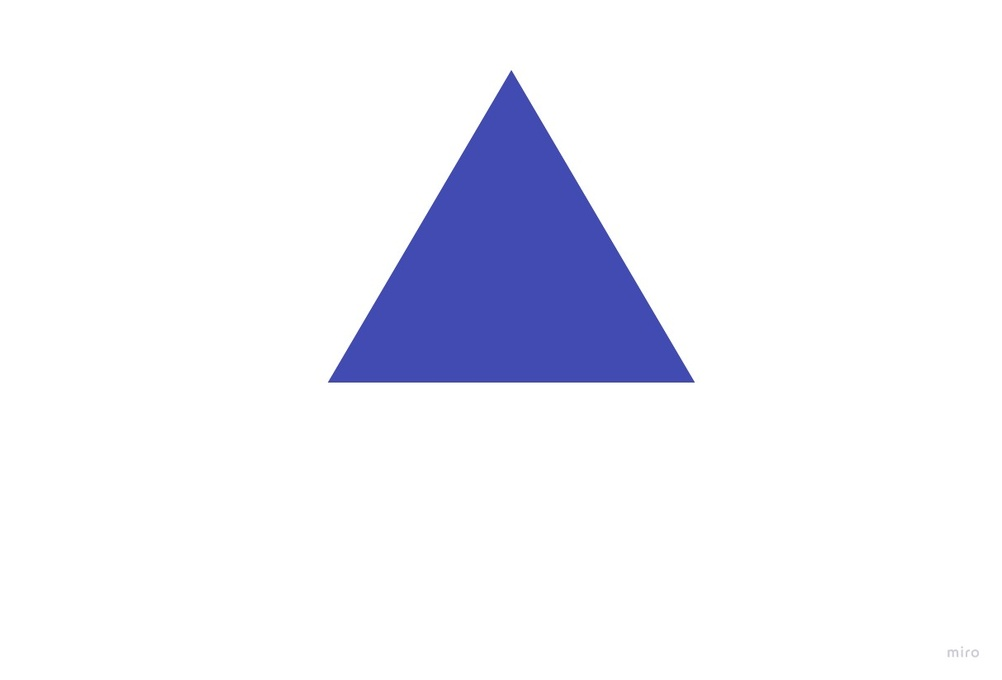
#> input picture Moments/huImages/original.jpg, 1002 x 680 px, shrunk from 1213 x 823 before the run; its folder holds 4 pictures in this run
$ python huMoments.py
#> lines starting #> are read from the running program, lines starting #| are printed output that depends on the picture; after the words box and inside, x2 and y2 are one past the last pixel; in counts of white or black regions, pixels touching at a corner belong together; long printed decimals are rounded
import cv2
import numpy as np
import glob
from scipy.spatial.distance import cdist


#cdist example
#v1=[1,2,3]
#v2=[2,3,4]
#v3=[3,4,5]

#euclidean
#       v1     v2    v2
#  v1   0      111    222
#  v2   1.23   0      222
#  v3   1.34   222    0

def filterImage(image,centralHSV,deltaHSV):
    imageHSV=cv2.cvtColor(image,cv2.COLOR_BGR2HSV)
    minHsv=np.array(centralHSV)-np.array(deltaHSV)
    maxHsv=np.array(centralHSV)+np.array(deltaHSV)
    return cv2.inRange(imageHSV,minHsv,maxHsv)


def getHuMoments(binaryImage):
    moments=cv2.moments(binaryImage)
    return cv2.HuMoments(moments)


imagePaths=glob.glob("./huImages/*.jpg")
imagesBGR=[cv2.imread(imagePath) for imagePath in imagePaths]
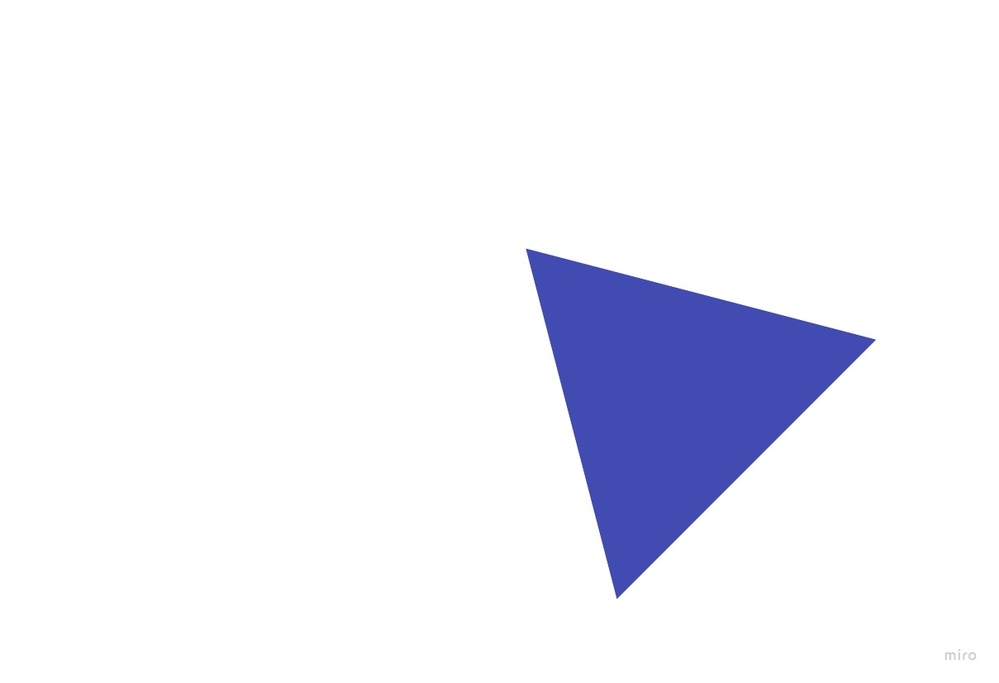
#> input picture Moments/huImages/rotation.jpg, 999 x 683 px, shrunk from 1209 x 826 before the run
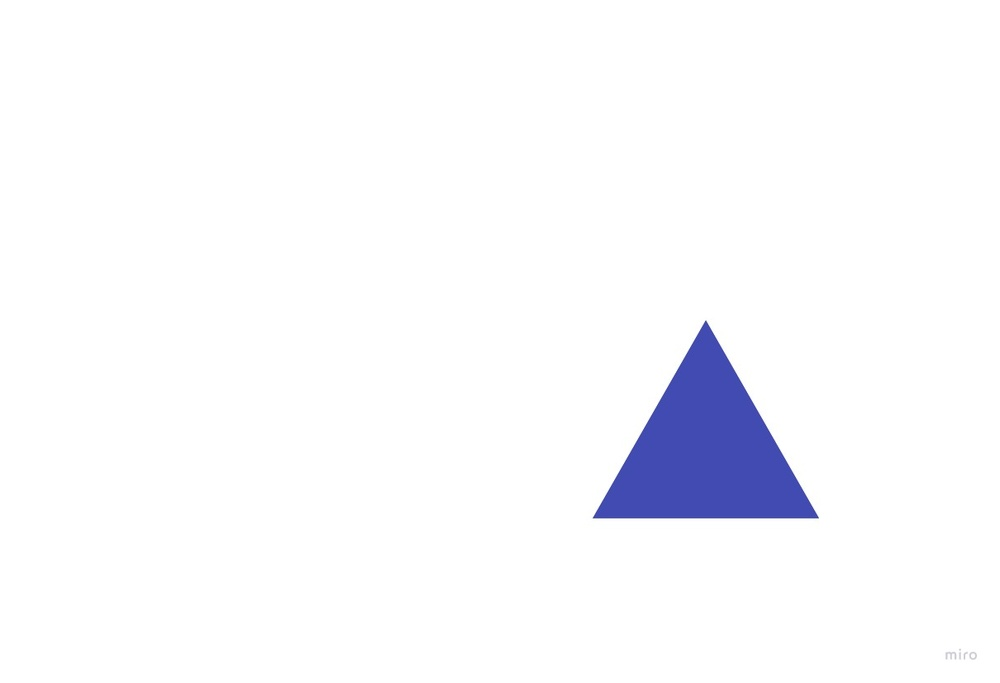
#> input picture Moments/huImages/scale.jpg, 1000 x 683 px, shrunk from 1210 x 826 before the run
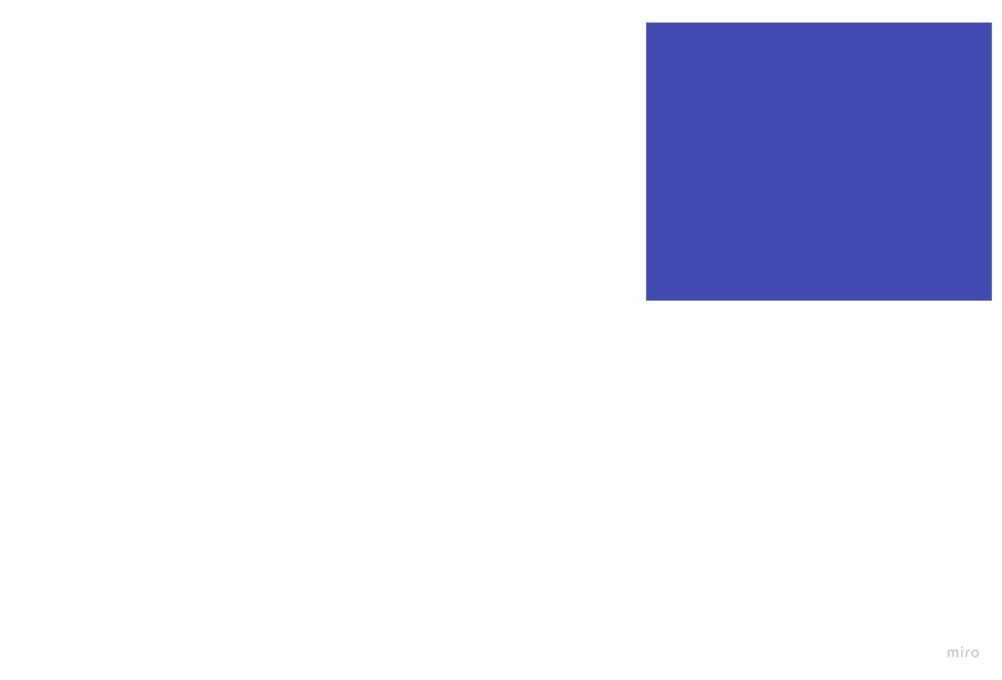
#> input picture Moments/huImages/squareOriginal.jpg, 1002 x 680 px, shrunk from 1213 x 823 before the run
#> imagesBGR = 4 items


centerHSV=[117,127,127];
deltaHSV=[2,100,100];

filteredImages=[filterImage(imageBGR,centerHSV,deltaHSV) for imageBGR in imagesBGR]
#> in filterImage, `imageHSV=cv2.cvtColor(image,cv2.COLOR_BGR2HSV)`: imageHSV: shape (680, 1002, 3); mean H, S, V 10.9, 13.4, 248.4
#> in filterImage, image is the input picture: shape (680, 1002, 3); mean B, G, R 248.4, 239.8, 239
#> in filterImage, `return cv2.inRange(imageHSV,minHsv,maxHsv)`:
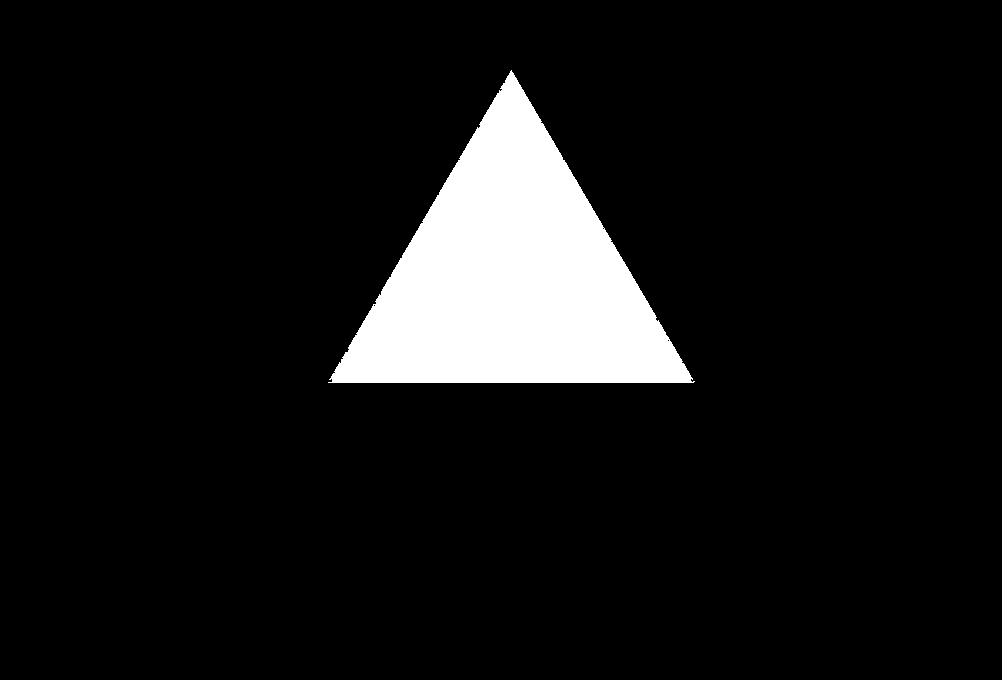
#> returned value: shape (680, 1002); 8.5% white; 1 white region, box (x1, y1, x2, y2) and area: (328, 70, 695, 383) 57587
#> in filterImage (call 2), `imageHSV=cv2.cvtColor(image,cv2.COLOR_BGR2HSV)`: imageHSV: shape (683, 999, 3); mean H, S, V 10.9, 13.4, 248.5
#> in filterImage, image is the input picture: shape (683, 999, 3); mean B, G, R 248.4, 239.9, 239.1
#> in filterImage (call 2), `return cv2.inRange(imageHSV,minHsv,maxHsv)`: returned value: shape (683, 999); 8.4% white; 1 white region, box (x1, y1, x2, y2) and area: (526, 249, 875, 599) 57290
#> in filterImage (call 3), `imageHSV=cv2.cvtColor(image,cv2.COLOR_BGR2HSV)`: imageHSV: shape (683, 1000, 3); mean H, S, V 4.6, 5.3, 252.4
#> in filterImage, image is the input picture: shape (683, 1000, 3); mean B, G, R 252.4, 249.1, 248.8
#> in filterImage (call 3), `return cv2.inRange(imageHSV,minHsv,maxHsv)`:
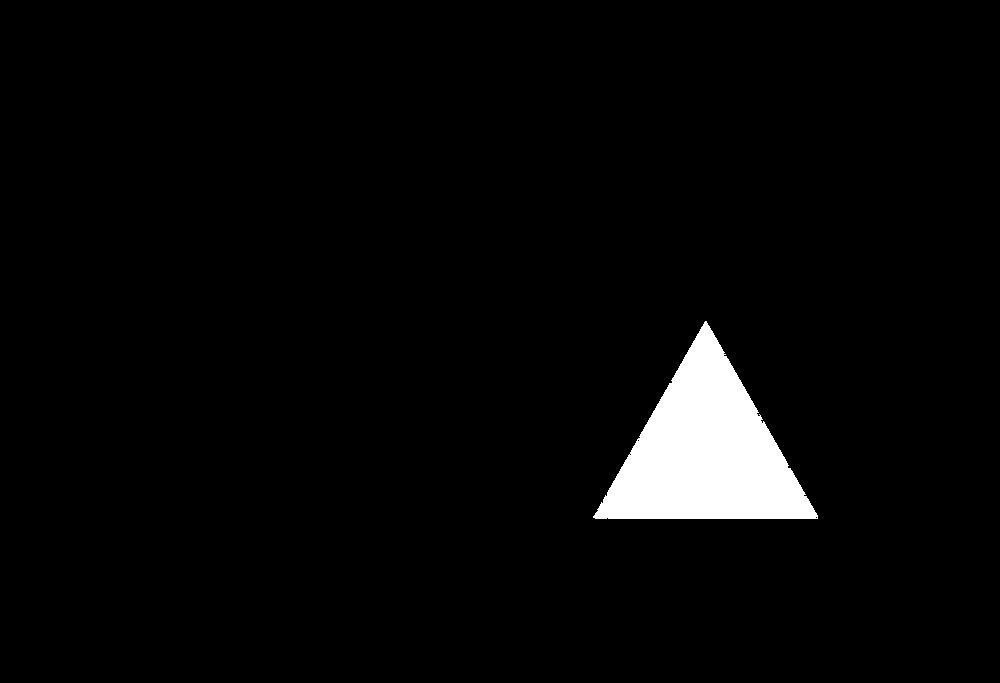
#> returned value: shape (683, 1000); 3.3% white; 1 white region, box (x1, y1, x2, y2) and area: (593, 321, 818, 519) 22642
#> in filterImage (call 4), `imageHSV=cv2.cvtColor(image,cv2.COLOR_BGR2HSV)`: imageHSV: shape (680, 1002, 3); mean H, S, V 17.6, 22.5, 244.1
#> in filterImage, image is the input picture: shape (680, 1002, 3); mean B, G, R 244, 229.6, 228.3
#> in filterImage (call 4), `return cv2.inRange(imageHSV,minHsv,maxHsv)`:
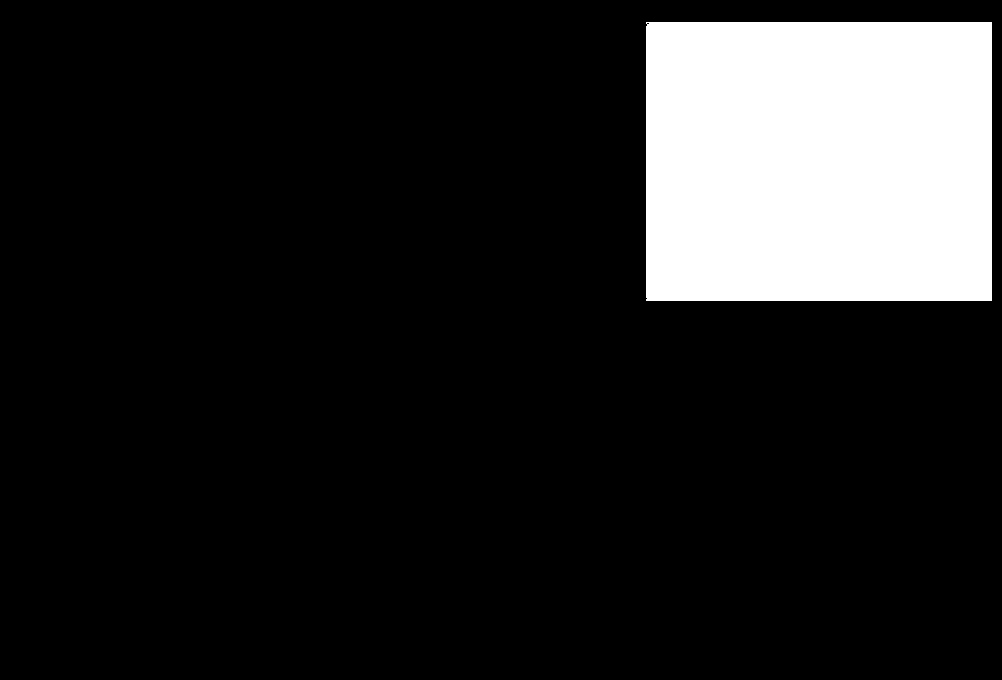
#> returned value: shape (680, 1002); 14.2% white; 1 white region, box (x1, y1, x2, y2) and area: (646, 22, 992, 301) 96529
#> filteredImages = 4 items

# [5 lines of commented-out code are left out]

huMoments=np.array([getHuMoments(filteredImage) for filteredImage in filteredImages])
#> in getHuMoments, `moments=cv2.moments(binaryImage)`: moments = moments, m00 14684685, centre m10/m00, m01/m00 = (510.9, 278.1)
huMoments=huMoments[:,:,0]
distMatrix=cdist(huMoments,huMoments,'euclidean')*1e7
#> distMatrix = [[0, 9.34, 2.08, 855.1], [9.34, 0, 7.25, 864.4], [2.08, 7.25, 0, 857.2], [855.1, 864.4, 857.2, 0]]
for path in imagePaths:
    print(path)

print(distMatrix)
#| [[  0.           9.336   2.084 855.109]
#|  [  9.336   0.           7.252 864.445]
#|  [  2.084   7.252   0.         857.193]
#|  [855.109 864.445 857.193   0.        ]]


#results
# ./huImages/rotation.jpg 0
# ./huImages/squareOriginal.jpg
# ./huImages/translation.jpg
# ./huImages/scale.jpg 3
# ./huImages/squarerotation.jpg
# ./huImages/original.jpg

# fila 0 columna 3 es la distancia entre rotation.jpg y scale.jpg

#matriz simetrica

# [0.00000000e+00 8.56965991e+02 2.57369747e+00 2.44222256e+00 8.57307680e+02 1.38193260e+00]
# [8.56965991e+02 0.00000000e+00 8.54392294e+02 8.59408214e+02 3.41690526e-01 8.55584059e+02]
# [2.57369747e+00 8.54392294e+02 0.00000000e+00 5.01591989e+00 8.54733983e+02 1.19176488e+00]
# [2.44222256e+00 8.59408214e+02 5.01591989e+00 0.00000000e+00 8.59749903e+02 3.82415506e+00]
# [8.57307680e+02 3.41690526e-01 8.54733983e+02 8.59749903e+02 0.00000000e+00 8.55925748e+02]
# [1.38193260e+00 8.55584059e+02 1.19176488e+00 3.82415506e+00 8.55925748e+02 0.00000000e+00]
